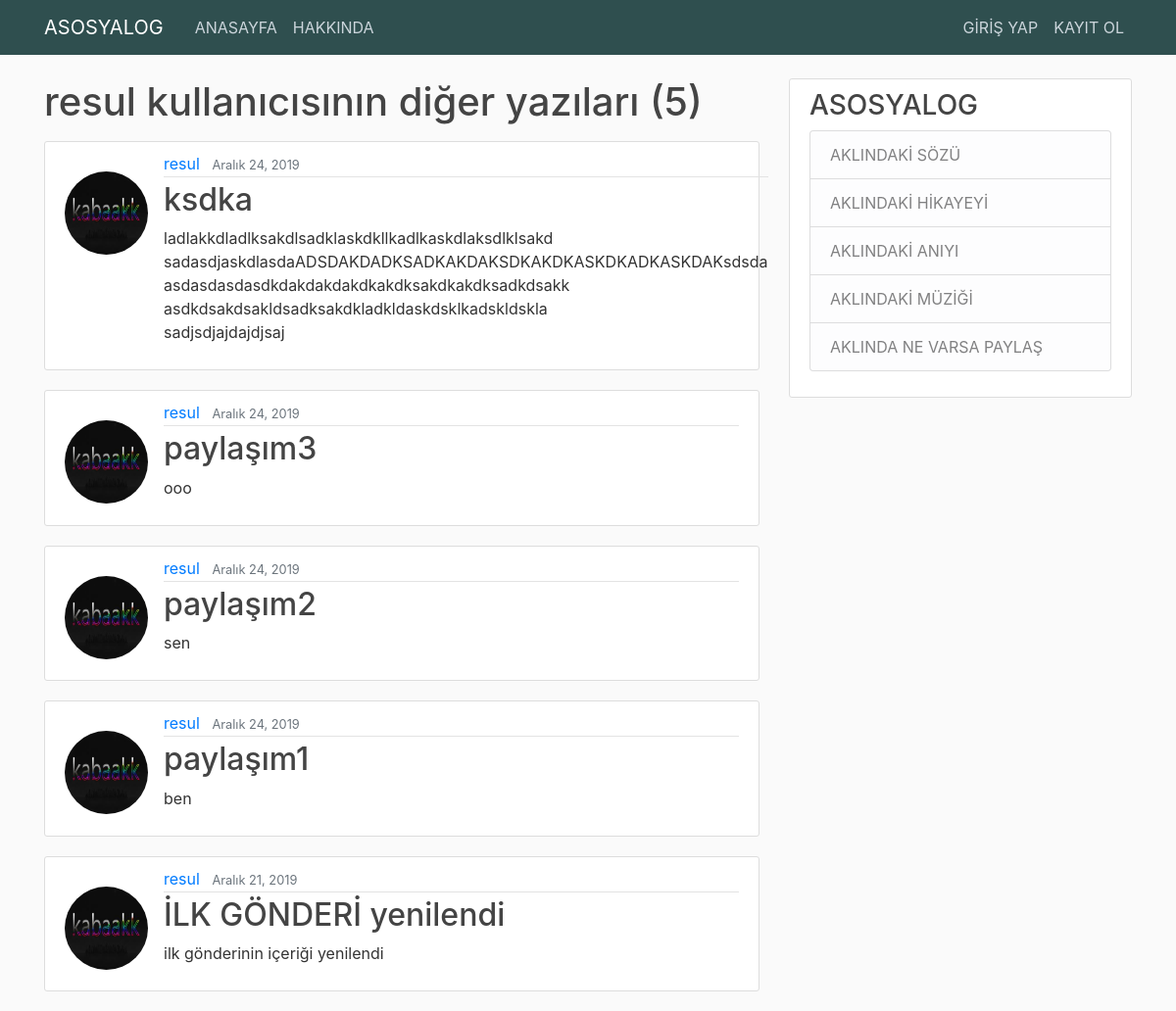
/user/resul, run on the app's committed database.
### blog/models.py (models this page shows, shortened)
class Post(models.Model):
    title = models.CharField(max_length=100)
    content = models.TextField()
    date_posted = models.DateTimeField(default=timezone.now)
    author = models.ForeignKey(User, on_delete=models.CASCADE)

### users/models.py (models this page shows, shortened)
class Profile(models.Model):
    user = models.OneToOneField(User, on_delete=models.CASCADE)
    image = models.ImageField(default='default.jpg', upload_to='profile_pics')

### blog/views.py (the view)
# urls.py: path('user/<str:username>', UserPostListView.as_view(), name='user-posts'),
class UserPostListView(ListView):
    model = Post
    template_name = 'blog/user_posts.html' # <app>/<model>_<viewtype>.html
    context_object_name = 'posts'
    paginate_by = 5
    def get_queryset(self):
        user = get_object_or_404(User, username=self.kwargs.get('username'))
        return Post.objects.filter(author=user).order_by('-date_posted')

### blog/templates/blog/user_posts.html (shortened to what this page needs)
{% extends "blog/base.html" %}
{% block content %}
    <h1 class="mb-3">{{ view.kwargs.username }} kullanıcısının diğer yazıları ({{ page_obj.paginator.count }})</h1>
    {% for post in posts %}
        <article class="media content-section">
          <img class="rounded-circle article-img" src="{{ post.author.profile.image.url }}">
          <div class="media-body">
            <div class="article-metadata">
              <a class="mr-2" href="{% url 'user-posts' post.author.username %}">{{ post.author }}</a>
              <small class="text-muted">{{ post.date_posted|date:"F d, Y" }}</small>
            </div>
            <h2><a class="article-title" href="{% url 'post-detail' post.id %}">{{ post.title }}</a></h2>
            <p class="article-content">{{ post.content }}</p>
          </div>
        </article>
    {% endfor %}
{% endblock content %}

### blog/static/blog/main.css (style rules this page uses)
body { background: #fafafa; color: #333333; margin-top: 5rem; }
h1, h2, h3, h4, h5, h6 { color: #444444; }
.content-section { background: #ffffff; padding: 10px 20px; border: 1px solid #dddddd; border-radius: 3px; margin-bottom: 20px; }
.article-title { color: #444444; }
.article-content { white-space: pre-line; }
.article-img { margin-top:20px; height: 85px; width: 85px; margin-right: 16px; }
.article-metadata { padding-bottom: 1px; margin-bottom: 4px; border-bottom: 1px solid #e3e3e3 }

### data on the page
Post: author.profile.image (picture), author "resul", date_posted "Aralık 24, 2019", title "ksdka", content "ladlakkdladlksakdlsadklaskdkllkadlkaskdlaksdlklsakd sadasdjaskdlasdaADSDAKDADKSADKAKDAKSDKAKDKASKDKADKASKDAKsdsda asdasdasdasdkdakdakdakdkakdksakdkakdksadkdsakk asdkdsakdsakldsadksakdkladkldaskdsklkadskldskla sadjsdjajdajdjsaj"
Post: author.profile.image (picture), author "resul", date_posted "Aralık 24, 2019", title "paylaşım3", content "ooo"
Post: author.profile.image (picture), author "resul", date_posted "Aralık 24, 2019", title "paylaşım2", content "sen"
Post: author.profile.image (picture), author "resul", date_posted "Aralık 24, 2019", title "paylaşım1", content "ben"
Post: author.profile.image (picture), author "resul", date_posted "Aralık 21, 2019", title "İLK GÖNDERİ yenilendi", content "ilk gönderinin içeriği yenilendi"

### other printed values
{{ view.kwargs.username }} "resul"
{{ page_obj.paginator.count }} "5"
